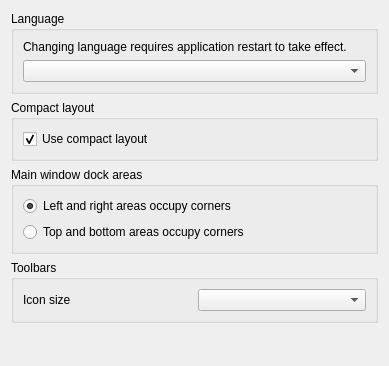
             <widget class="QWidget" name="lookAndFeelScrollWidget">
              <property name="geometry">
               <rect>
                <x>0</x>
                <y>0</y>
                <width>389</width>
                <height>366</height>
               </rect>
              </property>
              <layout class="QVBoxLayout" name="verticalLayout_31">
               <item>
                <widget class="QGroupBox" name="langGroup">
                 <property name="title">
                  <string>Language</string>
                 </property>
                 <layout class="QVBoxLayout" name="verticalLayout_30">
                  <item>
                   <widget class="QLabel" name="label">
                    <property name="text">
                     <string>Changing language requires application restart to take effect.</string>
                    </property>
                   </widget>
                  </item>
                  <item>
                   <widget class="QComboBox" name="langCombo">
                    <property name="cfg" stdset="0">
                     <string notr="true">General.Language</string>
                    </property>
                   </widget>
                  </item>
                 </layout>
                </widget>
               </item>
               <item>
                <widget class="QGroupBox" name="compactLayoutGroup">
                 <property name="title">
                  <string>Compact layout</string>
                 </property>
                 <layout class="QVBoxLayout" name="verticalLayout_32">
                  <item>
                   <widget class="QCheckBox" name="compactLayoutCheck">
                    <property name="toolTip">
                     <string>&lt;p&gt;Compact layout reduces all margins and spacing on the UI to minimum, making space for displaying more data. It makes the interface a little bit less aesthetic, but allows to display more data at once.&lt;/p&gt;</string>
                    </property>
                    <property name="text">
                     <string>Use compact layout</string>
                    </property>
                    <property name="checked">
                     <bool>true</bool>
                    </property>
                    <property name="cfg" stdset="0">
                     <string notr="true">General.CompactLayout</string>
                    </property>
                   </widget>
                  </item>
                 </layout>
                </widget>
               </item>
               <item>
                <widget class="QGroupBox" name="dockLayoutGroup">
                 <property name="title">
                  <string>Main window dock areas</string>
                 </property>
                 <layout class="QGridLayout" name="gridLayout_13">
                  <item row="0" column="0">
                   <widget class="ConfigRadioButton" name="dockLayoutVertical">
                    <property name="text">
                     <string>Left and right areas occupy corners</string>
                    </property>
                    <property name="icon">
                     <iconset resource="../icons.qrc">
                      <normaloff>:/icons/img/dock_layout_vertical.svg</normaloff>:/icons/img/dock_layout_vertical.svg</iconset>
                    </property>
                    <property name="checked">
                     <bool>true</bool>
                    </property>
                    <property name="cfg" stdset="0">
                     <string notr="true">General.DockLayout</string>
                    </property>
                    <property name="assignedValue" stdset="0">
                     <string notr="true">vertical</string>
                    </property>
                   </widget>
                  </item>
                  <item row="1" column="0">
                   <widget class="ConfigRadioButton" name="dockLeyoutHorizontal">
                    <property name="text">
                     <string>Top and bottom areas occupy corners</string>
                    </property>
                    <property name="icon">
                     <iconset resource="../icons.qrc">
                      <normaloff>:/icons/img/dock_layout_horizontal.svg</normaloff>:/icons/img/dock_layout_horizontal.svg</iconset>
                    </property>
                    <property name="cfg" stdset="0">
                     <string notr="true">General.DockLayout</string>
                    </property>
                    <property name="assignedValue" stdset="0">
                     <string notr="true">horizontal</string>
                    </property>
                   </widget>
                  </item>
                 </layout>
                </widget>
               </item>
               <item>
                <widget class="QGroupBox" name="toolbarsGroup">
                 <property name="title">
                  <string>Toolbars</string>
                 </property>
                 <layout class="QGridLayout" name="gridLayout_15">
                  <item row="0" column="0">
                   <widget class="QLabel" name="tbIconSizeLabel">
                    <property name="toolTip">
                     <string>&lt;html&gt;&lt;head/&gt;&lt;body&gt;&lt;p&gt;Expressed in percentage of default size.&lt;/p&gt;&lt;/body&gt;&lt;/html&gt;</string>
                    </property>
                    <property name="text">
                     <string>Icon size</string>
                    </property>
                   </widget>
                  </item>
                  <item row="0" column="1">
                   <widget class="QComboBox" name="tbIconSizeCombo">
                    <property name="toolTip">
                     <string>&lt;html&gt;&lt;head/&gt;&lt;body&gt;&lt;p&gt;Expressed in percentage of default size.&lt;/p&gt;&lt;/body&gt;&lt;/html&gt;</string>
                    </property>
                    <property name="cfg" stdset="0">
                     <string>General.ToolBarIconSize</string>
                    </property>
                    <property name="dataDrivenCombo" stdset="0">
                     <bool>true</bool>
                    </property>
                   </widget>
                  </item>
                 </layout>
                </widget>
               </item>
               <item>
                <spacer name="verticalSpacer_5">
                 <property name="orientation">
                  <enum>Qt::Orientation::Vertical</enum>
                 </property>
                 <property name="sizeHint" stdset="0">
                  <size>
                   <width>20</width>
                   <height>40</height>
                  </size>
                 </property>
                </spacer>
               </item>
              </layout>
             </widget>
